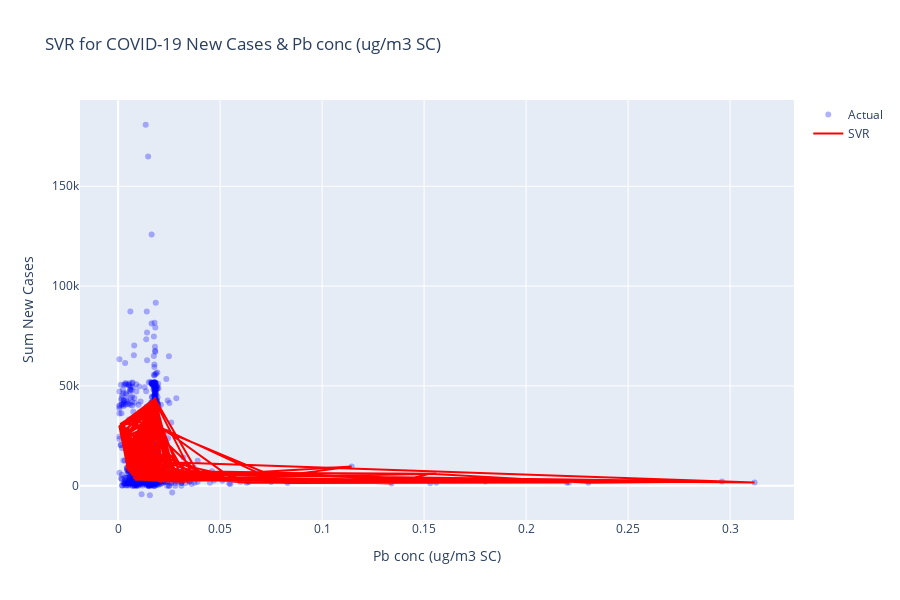

Notebook cell for this chart:
### Code cell
## Perform regression modeling via SVR
x = NewData['Pb conc (ug/m3 SC)']
x = x.values.reshape(-1, 1)
y = NewData['Sum New Cases']
#--------------------------------------------------------------
# SVR model with hyperparameter optimization
#--------------------------------------------------------------
# Split the data into train and test sets
x_train, x_test, y_train, y_test = train_test_split(x, y, test_size=0.2, random_state=42)

# Create a pipeline with StandardScaler and SVR
pipeline = Pipeline([('scaler', StandardScaler()),
                     ('svr', SVR(kernel='rbf'))])

# Define the parameter grid for hyperparameter optimization
param_grid = {'svr__C': [10000, 1000000, 100],
              'svr__gamma': [10, 1000, 100]}
# param_grid = {'svr__C': [100, 1000, 100],
#               'svr__gamma': [1, 1000, 100]}

# Perform grid search with cross-validation on train data
grid_search = GridSearchCV(pipeline, param_grid)
grid_search.fit(x_train, y_train)

# Predict using best model on test data
best_svr = grid_search.best_estimator_
y_svr_pred_test = best_svr.predict(x_test)

# Calculate R2 and RMSE for SVR model
svr_r2 = r2_score(y_test, y_svr_pred_test)
svr_rmse = np.sqrt(mean_squared_error(y_test, y_svr_pred_test))

print("Model Evaluation")
print("\nSupport Vector Regression: RMSE=%.2f, R2=%.2f" % (svr_rmse, svr_r2))
print("Hyperparameters:", best_svr, "\n")

# Plot the model
import plotly.graph_objects as go

xtt = NewData['Pb conc (ug/m3 SC)']#df_chatter['date'].dt.strftime('%Y-%m-%d')
scatter_actual = go.Scatter(x=xtt, y=y, mode='markers', name='Actual', marker=dict(color='blue', opacity=0.3))

# line_regression = go.Scatter(x=xtt, y=y_linear_pred, mode='lines', name='LR', line=dict(color='red', dash='dash'))

y_svr_pred = best_svr.predict(x) # Plot on all data
line_svr = go.Scatter(x=xtt, y=y_svr_pred, mode='lines', name='SVR', line=dict(color='red'))

data = [scatter_actual, line_svr]

layout = go.Layout(xaxis=dict(title='Pb conc (ug/m3 SC)'),
                   yaxis=dict(title='Sum New Cases'),
                   title='SVR for COVID-19 New Cases & Pb conc (ug/m3 SC)',
                   showlegend=True,
                   height=600)

fig = go.Figure(data=data, layout=layout)
fig.show()

### Figure 1 — Plotly figure (JSON) as saved in the notebook; plotly's stock layout.template omitted (floating-point values rounded to 4 significant figures; data arrays with more than 128 entries replaced by an {"elided": "..."} marker saying what was removed)
{"data": [{"marker": {"color": "blue", "opacity": 0.3}, "mode": "markers", "name": "Actual", "type": "scatter", "x": {"elided": "713 float values"}, "y": {"elided": "713 float values"}}, {"line": {"color": "red"}, "mode": "lines", "name": "SVR", "type": "scatter", "x": {"elided": "713 float values"}, "y": {"elided": "713 float values"}}], "layout": {"height": 600, "showlegend": true, "title": {"text": "SVR for COVID-19 New Cases & Pb conc (ug/m3 SC)"}, "xaxis": {"title": {"text": "Pb conc (ug/m3 SC)"}}, "yaxis": {"title": {"text": "Sum New Cases"}}}}
